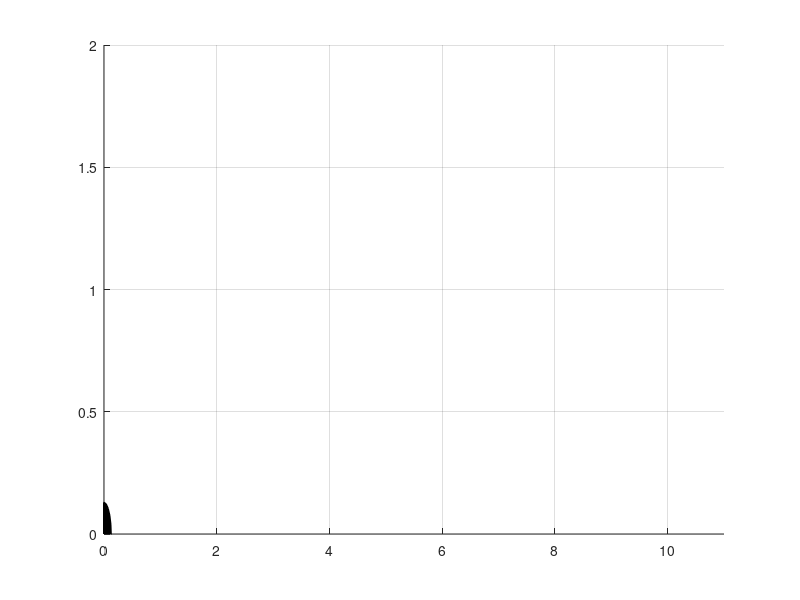

Recreate this plot in MATLAB. (Note: this script raises an error after producing the figure.)
function Q2_1
clear all; close all; clc

  m=80;
  k=20000;
  l0=1;
  g=9.8;
  alpha = pi*68/180;
  mass_pose = [0;1;5;0];
  foot_pose = [0;0;0;0];
            
  save_pose = [];
  state=1;
  tspan = [0:0.0001:0.002]; 
 
 
  load('circle_cor.mat')
  figure;
  axis normal;
  axis([0 11 0 2]);
  grid on;
  hold on;
  h = patch('XData',cir_x, 'YData', cir_y); % COG
  
for t=1:0.001:2
    
    switch state
        case 1 
            % Flight
           

            save_pose = [save_pose mass_pose];
            relative_pose = mass_pose - foot_pose;
            options = odeset('Events',@event_function);
            [t,relative_pose,TE,VE] = ode45(@flying_situation,tspan,relative_pose,options);
            
            relative_pose=relative_pose(end,:);
            relative_pose=relative_pose';
   
            mass_pose = relative_pose + foot_pose;
             
            set(h,'XData', cir_x+mass_pose(1) ,'YData', cir_y+mass_pose(2));
            plot(mass_pose(1),mass_pose(2),'.')
%             p = line([mass_pose(1) foot_pose(1)],[mass_pose(2) foot_pose(2)]);
            drawnow
%            delete(p);
            
            if(relative_pose(2)<l0*sin(alpha) && relative_pose(4)<0)
            state = 2;
             foot_pose(1) = mass_pose(1) + l0*cos(alpha);
            foot_pose(2) = mass_pose(2) - l0*sin(alpha);
           
            end
      
        
        case 2 
            % Stance
            
            save_pose = [save_pose mass_pose];
            relative_pose = mass_pose - foot_pose;
            
            options = odeset('Events',@event_function2);
            [t,relative_pose,TE,VE] = ode45(@stance_situation,tspan,relative_pose,options);

            relative_pose = relative_pose(end,:);
            relative_pose = relative_pose';
            mass_pose = relative_pose + foot_pose;
 
            set(h,'XData',  cir_x+mass_pose(1), 'YData', cir_y +mass_pose(2));
            plot(mass_pose(1),mass_pose(2),'.','color','r')

            p = line([mass_pose(1) foot_pose(1)],[mass_pose(2) foot_pose(2)]);
            drawnow
            
            delete(p);
            if(sqrt(relative_pose(1)^2+relative_pose(2)^2)>l0 && relative_pose(4)>0)
              state = 1;    
%                foot_pose(1) = mass_pose(1) - l0*cos(1.1*alpha);
%                foot_pose(2) = mass_pose(2) - l0*sin(1.1*alpha);
            
            end

    end  
end
save('saved_data.mat','save_pose');




